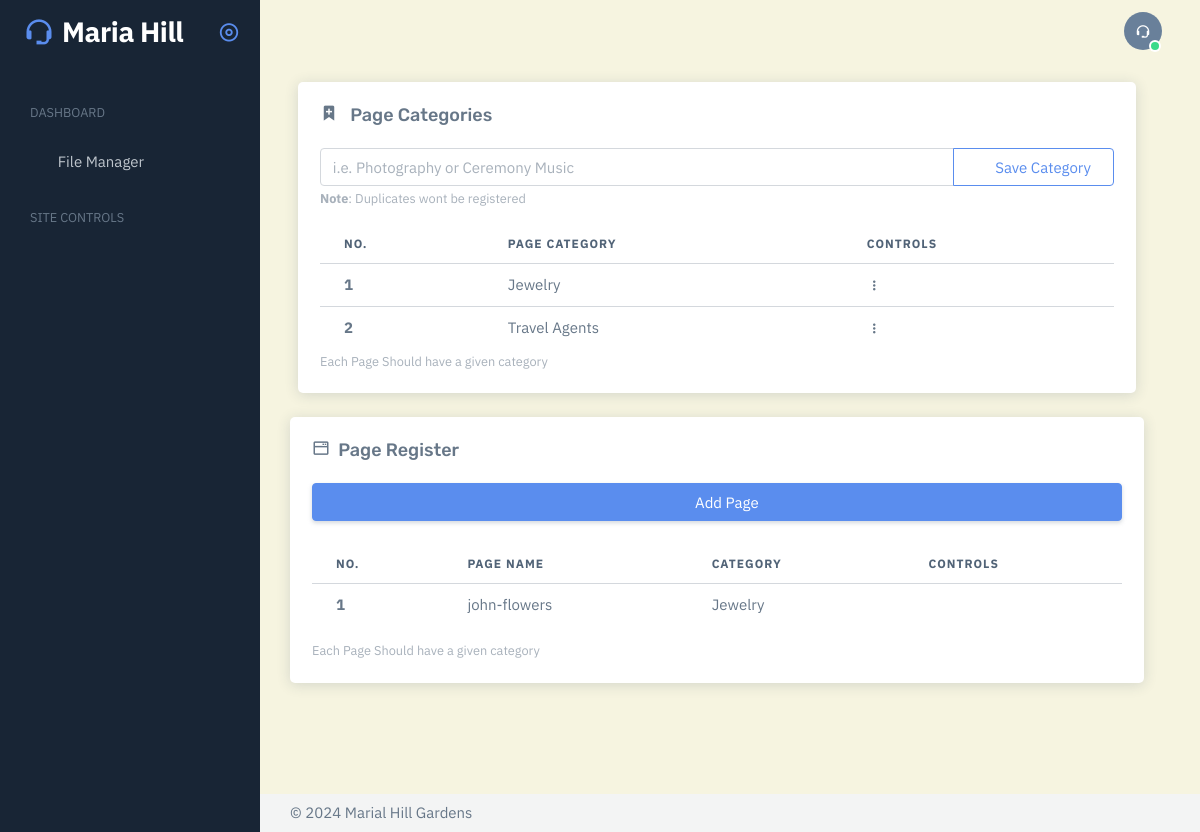
The page /page-registry/ (signed in) on the database its author committed.
### mariadmin/models.py (models this page shows, shortened)
class PageCategory(models.Model):
    categoryName = models.TextField()
    class Meta:
        ordering = ("categoryName",)

class VendorPage(models.Model):
    pageName = models.TextField()
    pageDescription = models.TextField()
    pageImageLogo = models.TextField(default="")
    pageCategory = models.TextField()
    isVisible = models.BooleanField(default=False)
    vendorDistrict = models.TextField(default='Kampala')
    dateAdded = models.DateTimeField(auto_now_add=True)
    class Meta:
        ordering = ("-dateAdded",)

### messenger/views.py (the view)
# urls.py: path('page-registry/', views.viewPageRegistry, name='page-registry'),
@login_required(login_url='messenger:home')
@user_passes_test(isAdmin)
@cache_control(no_cache=True, must_revalidate=True, no_store=True)
def viewPageRegistry(request):
    pageContext = {
        'present_categories': PageTools().getPageCategories(),
        'present_pages': PageTools().getPresentPages(),
        'district_list': HelperUtils().getCountryList(),
        'uploads': ControlUtils().getUploadsData()
    }
    return render(request, "mariadmin/sections/page-registry.html", context=pageContext)

### messenger/page_utilities.py (called while the page is built)
    def getPresentPages(self):
        presentPages = VendorPage.objects.all()
        pageMeta = [
            {
                'name': eachPage.pageName,
                'category': eachPage.pageCategory,
                'id': eachPage.pk
            } for eachPage in presentPages
        ]
        return pageMeta

    def getPageCategories(self):
        presentCategories = PageCategory.objects.all()
        preparedCategories = [
            {
                'name': eachPageCategory.categoryName,
                'id': eachPageCategory.pk
            }
            for eachPageCategory in presentCategories
        ]
        return preparedCategories

### messenger/views.py (called while the page is built)
def isAdmin(userInstance):
    return userInstance.is_authenticated and userInstance.is_superuser

    def getUploadsData(self, forGallery=False):
        if forGallery is False:
            attachedImages = ImageAsset.objects.all()
        else:
            attachedImages = ImageAsset.objects.filter(isGalleryItem=True)
        uploadsMetaData = [
            {
                'name': eachImageMeta.imageName,
                'data': eachImageMeta.imageData.url,
                'id': eachImageMeta.pk,
                'date': eachImageMeta.uploadDate.strftime("On %d-%b-%Y At %H:%M %p") if eachImageMeta.uploadDate else "",
                'for_gallery': eachImageMeta.isGalleryItem
            }
            for eachImageMeta in attachedImages
        ]
        return uploadsMetaData

### mariadmin/templates/mariadmin/sections/page-registry.html (shortened to what this page needs)
{% extends "mariadmin/home-layout.html" %}
{% load static %}
{% block page_css %}
    <link rel="stylesheet" href="{% static 'mariadmin/local-update/data-tables/css/jquery.dataTables.min.css' %}" />
    <link
    rel="stylesheet"
    href="{% static 'mariadmin/local-update/frest/admin/assets/vendor/libs/swiper/swiper.css' %}"
    />
    <link
    rel="stylesheet"
    href="{% static 'mariadmin/local-update/frest/admin/assets/vendor/css/pages/ui-carousel.css' %}"
    />
{% endblock %}
{% block page_content %}
    <div class="row w-100">
        <section id="page-registry">
            <div class="card mb-4 mx-2">
                <h5 class="card-header">
                    <i class='bx bxs-bookmark-plus bx-flashing-hover me-2'></i>
                    Page Categories
                </h5>
                <div class="card-body demo-vertical-spacing demo-only-element">
                    <form action="{% url 'messenger:submit-page-category' %}" method="post">
                        <div class="input-group">
                            <input type="text" class="form-control" name="page-category-name" placeholder="i.e. Photography or Ceremony Music" required>
                            <button class="btn btn-outline-primary" type="submit">
                                <i class="fa-solid fa-floppy-disk me-2"></i> Save Category
                            </button>
                        </div>
                        <div class="form-text">
                            <strong>Note</strong>: Duplicates wont be registered
                        </div>
                    </form>
                    <div class="mt-5">
                        <table class="table">
                            <thead>
                                <tr>
                                    <th>No.</th>
                                    <th>Page Category</th>
                                    <th>Controls</th>
                                </tr>
                            </thead>
                            <tbody class="table-border-bottom-0">
                                {% for eachPageCategory in present_categories %}
                                <tr>
                                    <td>
                                        <strong>{{ forloop.counter  }}</strong>
                                    </td>
                                    <td>{{ eachPageCategory.name }}</td>
                                    <td>
                                    <div class="dropdown">
                                        <button type="button" class="btn p-0 dropdown-toggle hide-arrow" data-bs-toggle="dropdown"><i class="bx bx-dots-vertical-rounded"></i></button>
                                    </div>
                                    </td>
                                </tr>
                                {% empty %}
                                <p class="lead">No Page Categories yet</p>
                                {% endfor %}
                            </tbody>
                        </table>
                        <div class="form-text">
                            Each Page Should have a given category
                        </div>
                    </div>
                </div>
            </div>
        </section>
    </div>
    <div class="row w-100">
        <section id="page-notebook">
            <div class="card">
                <h5 class="card-header">
                    <i class='bx bx-window-alt bx-burst-hover me-1'></i>
                    Page Register
                </h5>
                <div class="card-body demo-vertical-spacing demo-only-element">
                    <div class="mb-3">
                        <button type="button" class="btn btn-primary mb-2 w-100" data-bs-toggle="offcanvas" data-bs-target="#add-new-page-record">
                            <i class="fa fa-plus-circle bx-burst-hover me-2"></i> Add Page
                        </button>
                    </div>
                    <div class="mt-5">
                        <table class="table mb-3" id="page-register">
                            <thead>
                                <tr>
                                    <th>No.</th>
                                    <th>Page Name</th>
                                    <th>Category</th>
                                    <th>Controls</th>
                                </tr>
                            </thead>
                            <tbody class="table-border-bottom-0">
                                {% for eachVendorPage in present_pages %}
                                <tr>
                                    <td>
                                        <strong>{{ forloop.counter  }}</strong>
                                    </td>
                                    <td>{{ eachVendorPage.name }}</td>
                                    <td>{{ eachVendorPage.category }}</td>
                                    <td>
                                    <div class="dropdown">
                                        <button type="button" class="btn p-0 dropdown-toggle hide-arrow" data-bs-toggle="dropdown">
                                            <i class="fa fa-wrench"></i>
                                        </button>
                                    </div>
                                    </td>
                                </tr>
                                {% empty %}
                                <p class="lead">No Page Categories yet</p>
                                {% endfor %}
                            </tbody>
                        </table>
                        <div class="form-text">
                            Each Page Should have a given category
                        </div>
                    </div>
                </div>
            </div>
        </section>
    </div>
    {% include "mariadmin/sections/image-section.html" %}
{% endblock %}

### mariadmin/static/mariadmin/local-update/frest/admin/assets/css/demo.css (style rules this page uses)
.demo-vertical-spacing > * { margin-top: 1rem !important; margin-bottom: 0 !important; }
.demo-vertical-spacing.demo-only-element > :first-child { margin-top: 0 !important; }

### rows shown on the page
PageCategory: name "Jewelry"
PageCategory: name "Travel Agents"
VendorPage: name "john-flowers", category "Jewelry"
